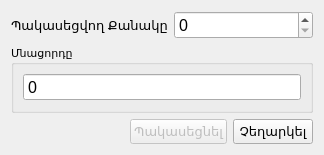
<?xml version="1.0" encoding="UTF-8"?>
<ui version="4.0">
 <class>SubtractProductDlgUI</class>
 <widget class="QDialog" name="SubtractProductDlgUI">
  <property name="geometry">
   <rect>
    <x>0</x>
    <y>0</y>
    <width>324</width>
    <height>147</height>
   </rect>
  </property>
  <property name="windowTitle">
   <string>Պակասեցնել</string>
  </property>
  <property name="windowIcon">
   <iconset resource="farmmanager.qrc">
    <normaloff>:/FarmManager/Resources/deadbird.png</normaloff>:/FarmManager/Resources/deadbird.png</iconset>
  </property>
  <property name="modal">
   <bool>true</bool>
  </property>
  <layout class="QVBoxLayout" name="verticalLayout_2">
   <item>
    <layout class="QHBoxLayout" name="horizontalLayout">
     <item>
      <widget class="QLabel" name="label_2">
       <property name="font">
        <font>
         <pointsize>10</pointsize>
        </font>
       </property>
       <property name="text">
        <string>Պակասեցվող Քանակը</string>
       </property>
      </widget>
     </item>
     <item>
      <widget class="QSpinBox" name="sbxSubtractCount">
       <property name="font">
        <font>
         <pointsize>12</pointsize>
        </font>
       </property>
       <property name="maximum">
        <number>100000</number>
       </property>
      </widget>
     </item>
    </layout>
   </item>
   <item>
    <widget class="QGroupBox" name="groupBox">
     <property name="font">
      <font>
       <pointsize>8</pointsize>
      </font>
     </property>
     <property name="title">
      <string>Մնացորդը</string>
     </property>
     <layout class="QVBoxLayout" name="verticalLayout">
      <item>
       <widget class="QSpinBox" name="sbxTotal">
        <property name="enabled">
         <bool>true</bool>
        </property>
        <property name="font">
         <font>
          <pointsize>12</pointsize>
         </font>
        </property>
        <property name="readOnly">
         <bool>true</bool>
        </property>
        <property name="buttonSymbols">
         <enum>QAbstractSpinBox::NoButtons</enum>
        </property>
        <property name="specialValueText">
         <string/>
        </property>
        <property name="keyboardTracking">
         <bool>true</bool>
        </property>
        <property name="maximum">
         <number>100000</number>
        </property>
       </widget>
      </item>
     </layout>
    </widget>
   </item>
   <item>
    <spacer name="verticalSpacer">
     <property name="orientation">
      <enum>Qt::Vertical</enum>
     </property>
     <property name="sizeHint" stdset="0">
      <size>
       <width>20</width>
       <height>40</height>
      </size>
     </property>
    </spacer>
   </item>
   <item>
    <layout class="QHBoxLayout" name="horizontalLayout_2">
     <item>
      <spacer name="horizontalSpacer">
       <property name="orientation">
        <enum>Qt::Horizontal</enum>
       </property>
       <property name="sizeHint" stdset="0">
        <size>
         <width>40</width>
         <height>20</height>
        </size>
       </property>
      </spacer>
     </item>
     <item>
      <widget class="QPushButton" name="btnSubtract">
       <property name="enabled">
        <bool>false</bool>
       </property>
       <property name="font">
        <font>
         <pointsize>10</pointsize>
        </font>
       </property>
       <property name="text">
        <string>Պակասեցնել</string>
       </property>
       <property name="icon">
        <iconset resource="farmmanager.qrc">
         <normaloff>:/FarmManager/Resources/subtract.png</normaloff>:/FarmManager/Resources/subtract.png</iconset>
       </property>
      </widget>
     </item>
     <item>
      <widget class="QPushButton" name="btnCancel">
       <property name="font">
        <font>
         <pointsize>10</pointsize>
        </font>
       </property>
       <property name="text">
        <string>Չեղարկել</string>
       </property>
      </widget>
     </item>
    </layout>
   </item>
  </layout>
 </widget>
 <resources>
  <include location="farmmanager.qrc"/>
 </resources>
 <connections>
  <connection>
   <sender>btnCancel</sender>
   <signal>clicked()</signal>
   <receiver>SubtractProductDlgUI</receiver>
   <slot>reject()</slot>
   <hints>
    <hint type="sourcelabel">
     <x>259</x>
     <y>129</y>
    </hint>
    <hint type="destinationlabel">
     <x>180</x>
     <y>136</y>
    </hint>
   </hints>
  </connection>
  <connection>
   <sender>btnSubtract</sender>
   <signal>clicked()</signal>
   <receiver>SubtractProductDlgUI</receiver>
   <slot>accept()</slot>
   <hints>
    <hint type="sourcelabel">
     <x>211</x>
     <y>124</y>
    </hint>
    <hint type="destinationlabel">
     <x>323</x>
     <y>111</y>
    </hint>
   </hints>
  </connection>
 </connections>
</ui>
